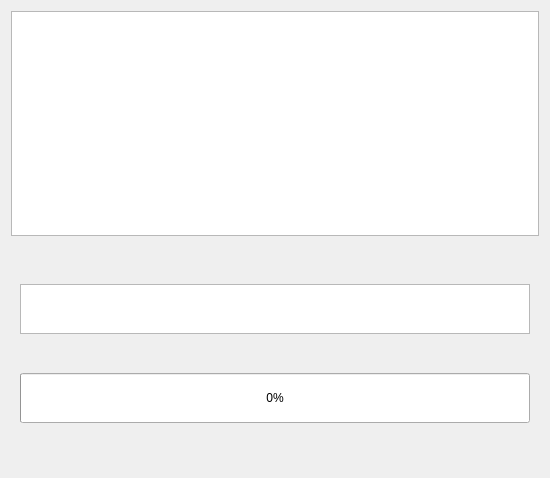
<?xml version="1.0" encoding="UTF-8"?>
<ui version="4.0">
 <class>ReminderProcessWindow</class>
 <widget class="QWidget" name="ReminderProcessWindow">
  <property name="geometry">
   <rect>
    <x>0</x>
    <y>0</y>
    <width>550</width>
    <height>478</height>
   </rect>
  </property>
  <property name="windowTitle">
   <string>Form</string>
  </property>
  <layout class="QVBoxLayout" name="verticalLayout_2">
   <item>
    <widget class="QTextBrowser" name="sthFunShow">
     <property name="font">
      <font>
       <pointsize>26</pointsize>
      </font>
     </property>
    </widget>
   </item>
   <item>
    <widget class="QWidget" name="widget" native="true">
     <layout class="QVBoxLayout" name="verticalLayout">
      <item>
       <widget class="QTextEdit" name="exportProcessTextEdit">
        <property name="maximumSize">
         <size>
          <width>16777215</width>
          <height>50</height>
         </size>
        </property>
       </widget>
      </item>
      <item>
       <widget class="QProgressBar" name="exportProgressBar">
        <property name="minimumSize">
         <size>
          <width>0</width>
          <height>50</height>
         </size>
        </property>
        <property name="value">
         <number>0</number>
        </property>
       </widget>
      </item>
     </layout>
    </widget>
   </item>
  </layout>
 </widget>
 <resources/>
 <connections/>
</ui>
